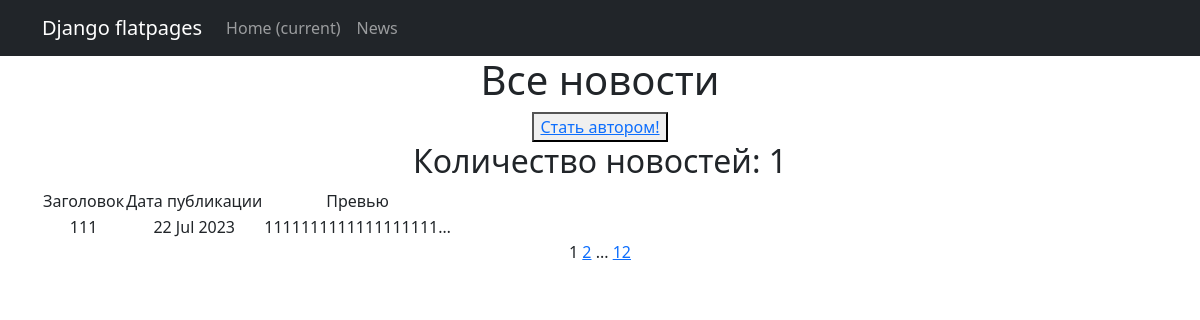
Page /news/ on the committed database.
### NewsPortal/models.py (models this page shows, shortened)
class Post(models.Model):
    post_author = models.ForeignKey(Author, on_delete=models.CASCADE)
    post_choice = models.CharField(max_length=2, choices=POSITIONS)
    post_time_in = models.DateTimeField(auto_now_add=True)
    post_link = models.ManyToManyField(Category, "PostCategory")
    post_header = models.CharField(max_length=255)
    post_text = models.TextField()
    rating = models.FloatField(default=0.0)

### NewsPortal/views.py (the view)
# urls.py: path('', PostList.as_view(), name='post_list'),
class PostList(ListView, LoginRequiredMixin):
    model = Post
    ordering = 'post_header'
    template_name = 'news.html'
    context_object_name = 'news'
    paginate_by = 1
    def get_queryset(self):
        queryset = super().get_queryset()
        self.filterset = NewsFilter(self.request.GET, queryset)
        return self.filterset.qs
    def get_context_data(self, **kwargs):
        context = super().get_context_data(**kwargs)
        context['filterset'] = self.filterset
        context['is_not_author'] = not self.request.user.groups.filter(name='authors').exists()
        return context

### NewsPortal/templatetags/custom_filters.py (called while the page is built)
@register.filter()
def censor(text):
   new_text = text
   stop_list = [
      'text',
      'about'
         ]
   for bad in stop_list:
      new_text = new_text.replace(bad, bad[:1] + '*' * (len(bad) - 1))
      if type(bad) != str:
         raise TypeError('должна быть строка')
   return new_text

### NewsPortal/templatetags/custom_tags.py (called while the page is built)
@register.simple_tag(takes_context=True)
def url_replace(context, **kwargs):
    d = context['request'].GET.copy()
    for k, v in kwargs.items():
        d[k] = v
    return d.urlencode()

### templates/news.html (shortened to what this page needs)
{% extends 'flatpages/default.html' %}
{% load custom_filters %}
{% load custom_tags %}
{% block content %}
    <h1>Все новости</h1>
    {% if is_not_author %}
        <button> <a href="/upgrade/">Стать автором!</a> </button>
    {% endif %}
	<h2>Количество новостей: {{ news|length }}</h2>
       <table>
           <tr>
               <td>Заголовок</td>
               <td>Дата публикации</td>
               <td>Превью</td>
           </tr>
           {% for event in news|dictsortreversed:'post_time_in' %}
           <tr>
               <td>{{ event.post_header|censor }}</td>
               <td>{{ event.post_time_in|date:'d M Y' }}</td>
               <td>{{ event.post_text|truncatechars:20|censor }}</td>
           </tr>
           {% endfor %}
       </table>
   {{ page_obj.number }}
   {% if page_obj.has_next %}
       <a href="?{% url_replace page=page_obj.next_page_number %}">{{ page_obj.next_page_number }}</a>
       {% if paginator.num_pages != page_obj.next_page_number %}
           ...
           <a href="?{% url_replace page=page_obj.paginator.num_pages %}">{{ page_obj.paginator.num_pages }}</a>
       {% endif %}
   {% endif %}
{% endblock content %}

### rows in the picture
Post: post_header|censor "111", post_time_in "22 Jul 2023", post_text|censor "1111111111111111111…"

### other values in the picture
{{ news|length }} "1"
{{ page_obj.number }} "1"
{{ page_obj.next_page_number }} "2"
{{ page_obj.paginator.num_pages }} "12"
